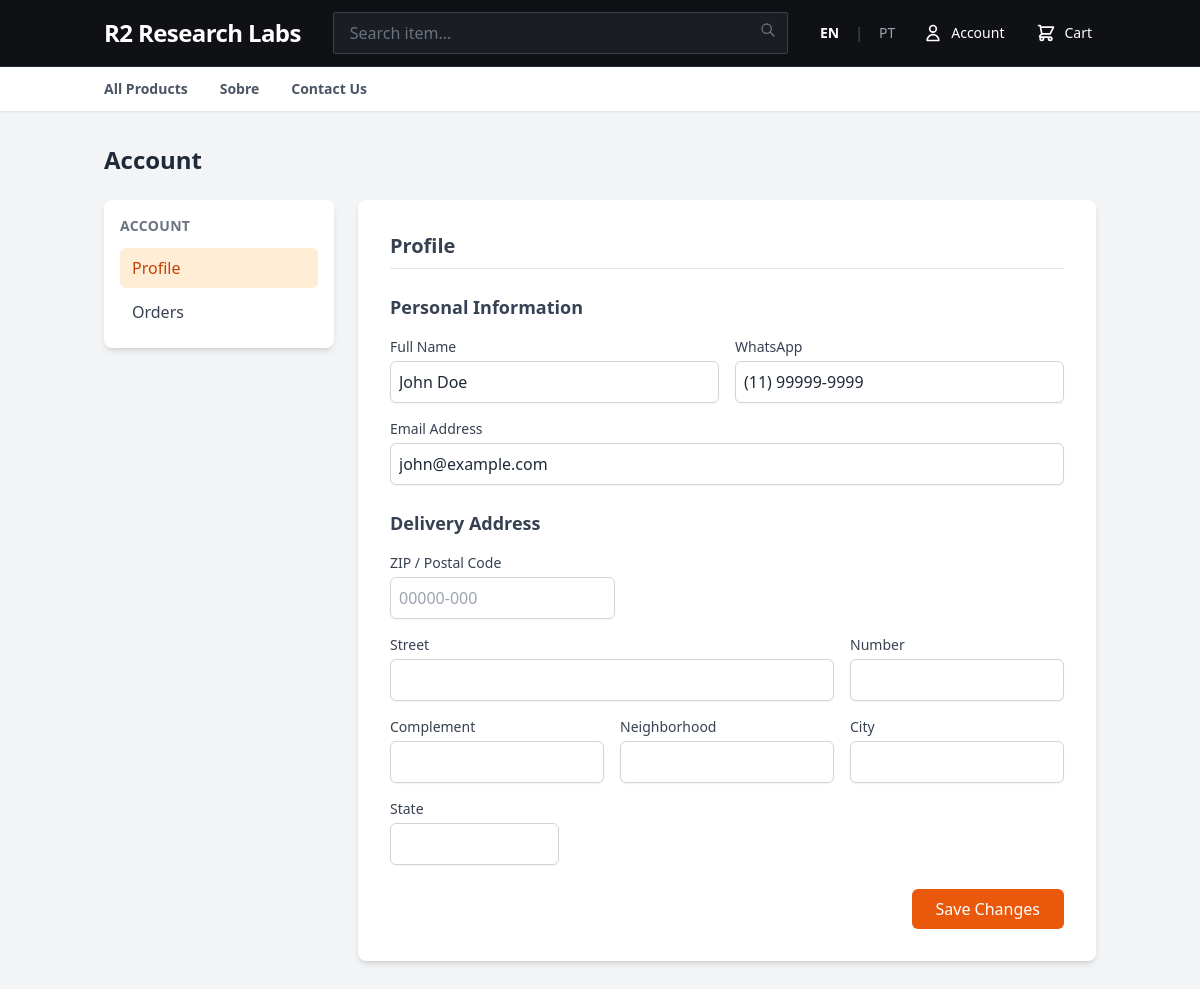
/account (signed in), run on the app's committed database.
### tables this page shows
CREATE TABLE settings (
        key TEXT PRIMARY KEY,
        value TEXT
    );

CREATE TABLE pages (
    id INTEGER PRIMARY KEY AUTOINCREMENT,
    title TEXT NOT NULL,
    slug TEXT UNIQUE NOT NULL,
    content TEXT,
    created_at DATETIME DEFAULT CURRENT_TIMESTAMP
);

CREATE TABLE users (
    id INTEGER PRIMARY KEY AUTOINCREMENT,
    email TEXT UNIQUE NOT NULL,
    login_token TEXT,
    token_expiry DATETIME,
    is_admin INTEGER DEFAULT 0,
    created_at DATETIME DEFAULT CURRENT_TIMESTAMP,
    name TEXT,
    whatsapp TEXT,
    cep TEXT,
    street TEXT,
    number TEXT,
    neighborhood TEXT,
    city TEXT,
    state TEXT
, remember_selector TEXT, remember_token_hash TEXT, remember_expires_at DATETIME, admin_bypass_token TEXT, complement TEXT);

### templates/account.php (the view, shortened to what the rows shown need)
<div class="container mx-auto px-4 py-8">
    <div class="max-w-6xl mx-auto">
        <h1 class="text-2xl font-bold mb-6 text-gray-800"><?php echo __('Account'); ?></h1>
        <div class="grid grid-cols-1 lg:grid-cols-4 gap-6">
            <aside class="lg:col-span-1">
                <nav class="bg-white rounded-lg shadow-md p-4 sticky top-24">
                    <h2 class="text-sm font-semibold uppercase tracking-wide text-gray-500 mb-3"><?php echo __('Account'); ?></h2>
                    <a href="#profile" data-account-tab-link="profile" class="block px-3 py-2 rounded-md text-gray-700 hover:bg-orange-50 hover:text-orange-700 transition-colors">
                        <?php echo __('Profile'); ?>
                    </a>
                    <a href="#orders" data-account-tab-link="orders" class="block px-3 py-2 rounded-md text-gray-700 hover:bg-orange-50 hover:text-orange-700 transition-colors mt-1">
                        <?php echo __('Orders'); ?>
                    </a>
                </nav>
            </aside>
            <div class="lg:col-span-3 space-y-6">
                <section data-account-tab-section="profile" class="bg-white p-8 rounded-lg shadow-md">
                    <h2 class="text-xl font-semibold mb-6 text-gray-700 border-b pb-2"><?php echo __('Profile'); ?></h2>
                    <form action="/account" method="POST" class="space-y-6">
                        <div>
                            <h3 class="text-lg font-semibold mb-4 text-gray-700"><?php echo __('Personal Information'); ?></h3>
                            <div class="grid grid-cols-1 md:grid-cols-2 gap-4">
                                <div>
                                    <label class="block text-sm font-medium text-gray-700 mb-1"><?php echo __('Full Name'); ?></label>
                                    <input type="text" name="name" value="<?php echo htmlspecialchars($user['name'] ?? ''); ?>"
                                        class="w-full border-gray-300 rounded-md shadow-sm focus:ring-orange-500 focus:border-orange-500 border p-2">
                                </div>
                                <div>
                                    <label class="block text-sm font-medium text-gray-700 mb-1"><?php echo __('WhatsApp'); ?></label>
                                    <input type="text" name="whatsapp" value="<?php echo htmlspecialchars($user['whatsapp'] ?? ''); ?>"
                                        class="w-full border-gray-300 rounded-md shadow-sm focus:ring-orange-500 focus:border-orange-500 border p-2" oninput="maskPhone(event)">
                                </div>
                            </div>
                            <div class="mt-4">
                                <label class="block text-sm font-medium text-gray-700 mb-1"><?php echo __('Email Address'); ?></label>
                                <input type="email" name="email" required value="<?php echo htmlspecialchars($user['email'] ?? ''); ?>"
                                    class="w-full border-gray-300 rounded-md shadow-sm focus:ring-orange-500 focus:border-orange-500 border p-2">
                            </div>
                        </div>
                        <div>
                            <h3 class="text-lg font-semibold mb-4 text-gray-700"><?php echo __('Delivery Address'); ?></h3>
                            <div class="grid grid-cols-1 gap-4">
                                <div class="md:w-1/3">
                                    <label class="block text-sm font-medium text-gray-700 mb-1"><?php echo __('CEP'); ?></label>
                                    <input type="text" name="cep" id="cep" maxlength="9" placeholder="00000-000"
                                        value="<?php echo htmlspecialchars($user['cep'] ?? ''); ?>"
                                        class="w-full border-gray-300 rounded-md shadow-sm focus:ring-orange-500 focus:border-orange-500 border p-2"
                                        onblur="fetchAddress(this.value)">
                                </div>
                                <div class="grid grid-cols-1 md:grid-cols-3 gap-4">
                                    <div class="md:col-span-2">
                                        <label class="block text-sm font-medium text-gray-700 mb-1"><?php echo __('Street'); ?></label>
                                        <input type="text" name="street" id="street" value="<?php echo htmlspecialchars($user['street'] ?? ''); ?>"
                                            class="w-full border-gray-300 rounded-md shadow-sm focus:ring-orange-500 focus:border-orange-500 border p-2">
                                    </div>
                                    <div>
                                        <label class="block text-sm font-medium text-gray-700 mb-1"><?php echo __('Number'); ?></label>
                                        <input type="text" name="number" id="number" value="<?php echo htmlspecialchars($user['number'] ?? ''); ?>"
                                            class="w-full border-gray-300 rounded-md shadow-sm focus:ring-orange-500 focus:border-orange-500 border p-2">
                                    </div>
                                </div>
                                <div class="grid grid-cols-1 md:grid-cols-3 gap-4">
                                    <div>
                                        <label class="block text-sm font-medium text-gray-700 mb-1"><?php echo __('Complement'); ?></label>
                                        <input type="text" name="complement" id="complement" value="<?php echo htmlspecialchars($user['complement'] ?? ''); ?>"
                                            class="w-full border-gray-300 rounded-md shadow-sm focus:ring-orange-500 focus:border-orange-500 border p-2">
                                    </div>
                                    <div>
                                        <label class="block text-sm font-medium text-gray-700 mb-1"><?php echo __('Neighborhood'); ?></label>
                                        <input type="text" name="neighborhood" id="neighborhood" value="<?php echo htmlspecialchars($user['neighborhood'] ?? ''); ?>"
                                            class="w-full border-gray-300 rounded-md shadow-sm focus:ring-orange-500 focus:border-orange-500 border p-2">
                                    </div>
                                    <div>
                                        <label class="block text-sm font-medium text-gray-700 mb-1"><?php echo __('City'); ?></label>
                                        <input type="text" name="city" id="city" value="<?php echo htmlspecialchars($user['city'] ?? ''); ?>"
                                            class="w-full border-gray-300 rounded-md shadow-sm focus:ring-orange-500 focus:border-orange-500 border p-2">
                                    </div>
                                </div>
                                <div class="md:w-1/4">
                                    <label class="block text-sm font-medium text-gray-700 mb-1"><?php echo __('State'); ?></label>
                                    <input type="text" name="state" id="state" value="<?php echo htmlspecialchars($user['state'] ?? ''); ?>"
                                        class="w-full border-gray-300 rounded-md shadow-sm focus:ring-orange-500 focus:border-orange-500 border p-2">
                                </div>
                            </div>
                        </div>
                        <div class="flex justify-end">
                            <button type="submit" class="bg-orange-600 text-white px-6 py-2 rounded-md hover:bg-orange-700 focus:outline-none focus:ring-2 focus:ring-orange-500 focus:ring-offset-2 transition-colors">
                                <?php echo __('Save Changes'); ?>
                            </button>
                        </div>
                    </form>
                </section>
            </div>
        </div>
    </div>
</div>

### templates/layout.php (shortened to what the rows shown need)
<!DOCTYPE html>
<html lang="<?php echo htmlspecialchars($_SESSION['lang'] ?? 'en'); ?>">
<head>
    <?php
    $storeName = getSetting('store_name', 'R2 Research Labs');
    $brandMode = getSetting('brand_mode', 'text') === 'image' ? 'image' : 'text';
    $brandLogoUrl = getSetting('brand_logo_url', '');
    $brandLogoWidth = max(20, min(1200, (int)getSetting('brand_logo_width', '160')));
    $brandLogoHeight = max(20, min(600, (int)getSetting('brand_logo_height', '48')));
    $themeHeaderBg = getSetting('theme_header_bg', '#0f1115');
    $themePageBg = getSetting('theme_page_bg', '#f3f4f6');
    $themeTextColor = getSetting('theme_text_color', '#1f2937');
    $isMultilangEnabled = getSetting('i18n_multilang_enabled', '1') === '1';
    ?>
    <script src="https://cdn.tailwindcss.com"></script>
</head>
<body class="font-sans" x-data="{ cartOpen: false, mobileSearchOpen: false }" style="background-color: <?php echo htmlspecialchars($themePageBg); ?>; color: <?php echo htmlspecialchars($themeTextColor); ?>;">
    <div class="text-white border-b border-gray-800" style="background-color: <?php echo htmlspecialchars($themeHeaderBg); ?>;">
        <div class="container mx-auto px-4 py-3">
            <div class="flex items-center justify-between">
                <a href="/" class="flex items-center gap-2">
                    <?php if ($brandMode === 'image' && !empty($brandLogoUrl)): ?>
                        <img src="<?php echo htmlspecialchars($brandLogoUrl); ?>" alt="<?php echo htmlspecialchars($storeName); ?>" style="width: <?php echo $brandLogoWidth; ?>px; height: <?php echo $brandLogoHeight; ?>px;" class="object-contain">
                    <?php else: ?>
                        <span class="text-xl md:text-2xl font-bold tracking-tight text-white"><?php echo htmlspecialchars($storeName); ?></span>
                    <?php endif; ?>
                </a>
                <div class="hidden md:flex flex-1 max-w-xl mx-8">
                    <form action="/" method="GET" class="relative w-full" id="top-search-box">
                        <input id="top-search-input" name="q" type="text" value="<?php echo htmlspecialchars((string)($_GET['q'] ?? '')); ?>" placeholder="<?php echo __('Search item...'); ?>" autocomplete="off" class="w-full bg-[#1a1d21] border border-gray-700 text-gray-300 rounded-sm px-4 py-2 pr-10 focus:ring-1 focus:ring-orange-500 focus:border-orange-500 outline-none placeholder-gray-500">
                        <button type="submit" class="absolute right-3 top-2.5 text-gray-500 hover:text-white">
                            <svg class="w-4 h-4" fill="none" stroke="currentColor" viewBox="0 0 24 24"><path stroke-linecap="round" stroke-linejoin="round" stroke-width="2" d="M21 21l-6-6m2-5a7 7 0 11-14 0 4 4 0 0114 0z"></path></svg>
                        </button>
                    </form>
                </div>
                <?php if ($isMultilangEnabled): ?>
                    <div class="hidden md:flex items-center gap-4 text-sm text-gray-400 mr-6">
                        <a href="?lang=en" class="<?php echo $_SESSION['lang'] === 'en' ? 'text-white font-bold' : 'hover:text-white'; ?>">EN</a>
                        <span class="text-gray-600">|</span>
                        <a href="?lang=pt" class="<?php echo $_SESSION['lang'] === 'pt' ? 'text-white font-bold' : 'hover:text-white'; ?>">PT</a>
                    </div>
                <?php endif; ?>
                <div class="flex items-center gap-4 md:gap-6 text-sm">
                    <?php if (isset($_SESSION['user_id'])): ?>
                        <div class="relative" x-data="{ open: false }">
                            <button @click="open = !open" class="flex items-center gap-1 md:gap-2 hover:text-orange-500 transition-colors p-1">
                                <svg class="w-5 h-5" fill="none" stroke="currentColor" viewBox="0 0 24 24"><path stroke-linecap="round" stroke-linejoin="round" stroke-width="2" d="M16 7a4 4 0 11-8 0 4 4 0 018 0zM12 14a7 7 0 00-7 7h14a7 7 0 00-7-7z"></path></svg>
                                <span class="hidden sm:inline"><?php echo __('Account'); ?></span>
                            </button>
                        </div>
                    <?php endif; ?>
                    <a href="/cart" class="relative hover:text-orange-500 transition-colors flex items-center gap-1 md:gap-2 p-1">
                        <div class="relative">
                            <svg class="w-5 h-5" fill="none" stroke="currentColor" viewBox="0 0 24 24"><path stroke-linecap="round" stroke-linejoin="round" stroke-width="2" d="M3 3h2l.4 2M7 13h10l4-8H5.4M7 13L5.4 5M7 13l-2.293 2.293c-.63.63-.184 1.707.707 1.707H17m0 0a2 2 0 100 4 2 2 0 000-4zm-8 2a2 2 0 11-4 0 2 2 0 014 0z"></path></svg>
                        </div>
                        <span class="hidden sm:inline"><?php echo __('Cart'); ?></span>
                    </a>
                </div>
            </div>
        </div>
    </div>
    <div class="bg-white border-b shadow-sm sticky top-0 z-40">
        <div class="container mx-auto px-4">
            <nav class="flex items-center space-x-6 md:space-x-8 py-3 text-sm font-semibold text-gray-600 overflow-x-auto hide-scrollbar">
                <?php
                $navPages = getAllPages();
                $activeClass = 'text-orange-600 border-b-2 border-orange-600 pb-3 -mb-3.5';
                $inactiveClass = 'hover:text-orange-600 transition-colors whitespace-nowrap';
                $isHome = (isset($path) && ($path === '/' || $path === '/home'));
                $isContact = (isset($path) && $path === '/contact');
                ?>
                <a href="/" class="<?php echo $isHome ? $activeClass : $inactiveClass; ?>"><?php echo __('All Products'); ?></a>
                <?php foreach ($navPages as $page):
                    $pageSlug = '/' . $page['slug'];
                    $isActive = (isset($path) && $path === $pageSlug);
                ?>
                    <a href="<?php echo htmlspecialchars($pageSlug); ?>" class="<?php echo $isActive ? $activeClass : $inactiveClass; ?>">
                        <?php echo htmlspecialchars(__($page['title'])); ?>
                    </a>
                <?php endforeach; ?>
                <a href="/contact" class="<?php echo $isContact ? $activeClass : $inactiveClass; ?>"><?php echo __('Contact Us'); ?></a>
            </nav>
        </div>
    </div>
    <main class="min-h-screen pb-12" style="background-color: <?php echo htmlspecialchars($themePageBg); ?>;">
        <?php include $template; ?>
    </main>
</body>
</html>

### data on the page
settings: value "R2 Research Labs"
pages: title "Sobre"
users: name "John Doe", whatsapp "(11) 99999-9999", email "john@example.com"

### other printed values
__('Account') "Account"
__('Cart') "Cart"
__('All Products') "All Products"
__('Contact Us') "Contact Us"
__('Account') "ACCOUNT"
__('Profile') "Profile"
__('Orders') "Orders"
__('Personal Information') "Personal Information"
__('Full Name') "Full Name"
__('WhatsApp') "WhatsApp"
__('Email Address') "Email Address"
__('Delivery Address') "Delivery Address"
__('CEP') "ZIP / Postal Code"
__('Street') "Street"
__('Number') "Number"
